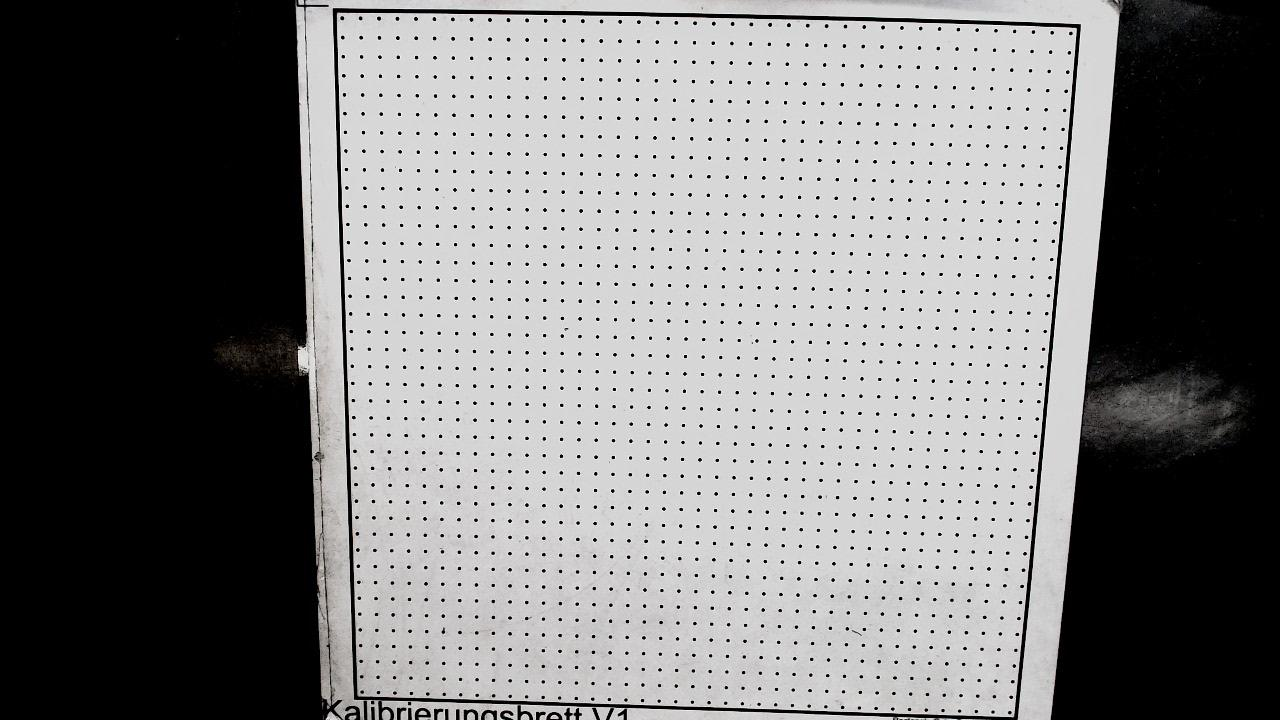
#> input picture predictor/ballchallenge/ObjectDetection/Images/exception_images/empty.jpeg, 1280 x 720 px
$ python -i object_detection.py   (imports and definitions only)
#> lines starting #> are read from the running program, lines starting #| are printed output that depends on the picture; after the words box and inside, x2 and y2 are one past the last pixel; in counts of white or black regions, pixels touching at a corner belong together
import logging

import cv2
import numpy as np

# [6 lines left out: function blur, not called in this run]

def morph(image:np.ndarray, kernelsize: tuple[int,int] = (7, 7), show_image:bool = False)->np.ndarray:
    kernel = cv2.getStructuringElement(cv2.MORPH_ELLIPSE, kernelsize)
    cleaned_image = cv2.morphologyEx(image, cv2.MORPH_CLOSE, kernel)
    if show_image:
        cv2.imshow("Cleaned Image", cleaned_image)
        cv2.waitKey(0)
    return cleaned_image

def edge_detection_adaptive_threshold(image:np.ndarray, block_size:int = 31, c:int = 10, show_image:bool = False)->np.ndarray:
    edges = cv2.adaptiveThreshold(image, 255, cv2.ADAPTIVE_THRESH_MEAN_C, cv2.THRESH_BINARY, block_size, c)
    if show_image:
        cv2.imshow("Edges Threshold", edges)
        cv2.waitKey(0)
    return edges

# [6 lines left out: function edge_detection_canny, not called in this run]

def check_contours(contours, area_min = 1000, area_max = 4000 ,image_to_show: np.ndarray =None , show_image: bool = False)->tuple[list[tuple[int, int]], list[float]]:
    # [7 lines left out: function draw_label, not called in this run]

    position = []
    areas = []
    for i, cnt in enumerate(contours):
        area = cv2.contourArea(cnt)

        logging.debug(f"Contour #{i}: Area: {area}")
        if area < area_min or area > area_max:
            continue  # Skip small noise

        M = cv2.moments(cnt)
        if M["m00"] == 0:
            continue

        cx = int(M["m10"] / M["m00"])
        cy = int(M["m01"] / M["m00"])
        logging.info(f"Contour #{i}: Area = {area:.2f}, Center = ({cx}, {cy})")
        if (cx, cy) not in position:
            position.append((cx, cy))
            areas.append(area)
        # Draw contour and center point
        if show_image:
            cv2.drawContours(image_to_show, [cnt], -1, (0, 255, 0), 2)
            cv2.circle(image_to_show, (cx, cy), 5, (255, 0, 0), -1)

            # Offset for labels
            offset_x = 10
            offset_y = -10

            # Draw labels with background to avoid overlap
            draw_label(image_to_show, f"#{i}", (cx + offset_x, cy + offset_y), bg_color=(0, 0, 255))
            #  draw_label(result, f"A:{int(area)}", (cx + offset_x, cy + offset_y + 20), bg_color=(0, 255, 255), color=(0, 0, 0))
            cv2.imshow("Object Detection", image_to_show)
            cv2.waitKey(0)
    return position, areas

# [24 lines left out: function find_lines, not called in this run]


def grayscale_object_detection(image:np.ndarray, morph_kernel=(7,7), adaptive_threshold_blocksize=31, adaptive_threshold_c=10, area_min=1000, area_max=4000 ,show_image: bool = False) -> tuple[int, int]:
    result = image.copy()
    morphed_image = morph(image, kernelsize=morph_kernel, show_image=show_image)
    edges = edge_detection_adaptive_threshold(morphed_image, block_size=adaptive_threshold_blocksize, c=adaptive_threshold_c, show_image=show_image)
    contours, _ = cv2.findContours(edges, cv2.RETR_TREE, cv2.CHAIN_APPROX_SIMPLE)
    if not contours:
        logging.info("No contours detected.")
        return (-1,-1)
    position, areas = check_contours(contours, area_min=area_min, area_max=area_max,image_to_show=result)
    if len(areas) > 0:
        max_area = 0
        max_area_index = 0
        for i, area in enumerate(areas):
            if area > max_area:
                max_area = area
                max_area_index = i
        return position[max_area_index]
    else:
        logging.info(f"No contours is in size {area_min}-{area_max}.")
        return (-1,-1)

# [36 lines left out: functions grayscale_line_detection, calculate_grayscale_diff, calculate_red_color_diff, min_max_normalise_grayscale_diff_pic, not called in this run]

>>> import cv2
>>> picture = cv2.imread('../../predictor/ballchallenge/ObjectDetection/Images/exception_images/empty.jpeg', cv2.IMREAD_GRAYSCALE)
#> picture: shape (720, 1280); min 0, max 255, mean 123.1
>>> result = grayscale_object_detection(picture)
#> in morph, `cleaned_image = cv2.morphologyEx(image, cv2.MORPH_CLOSE, kernel)`:
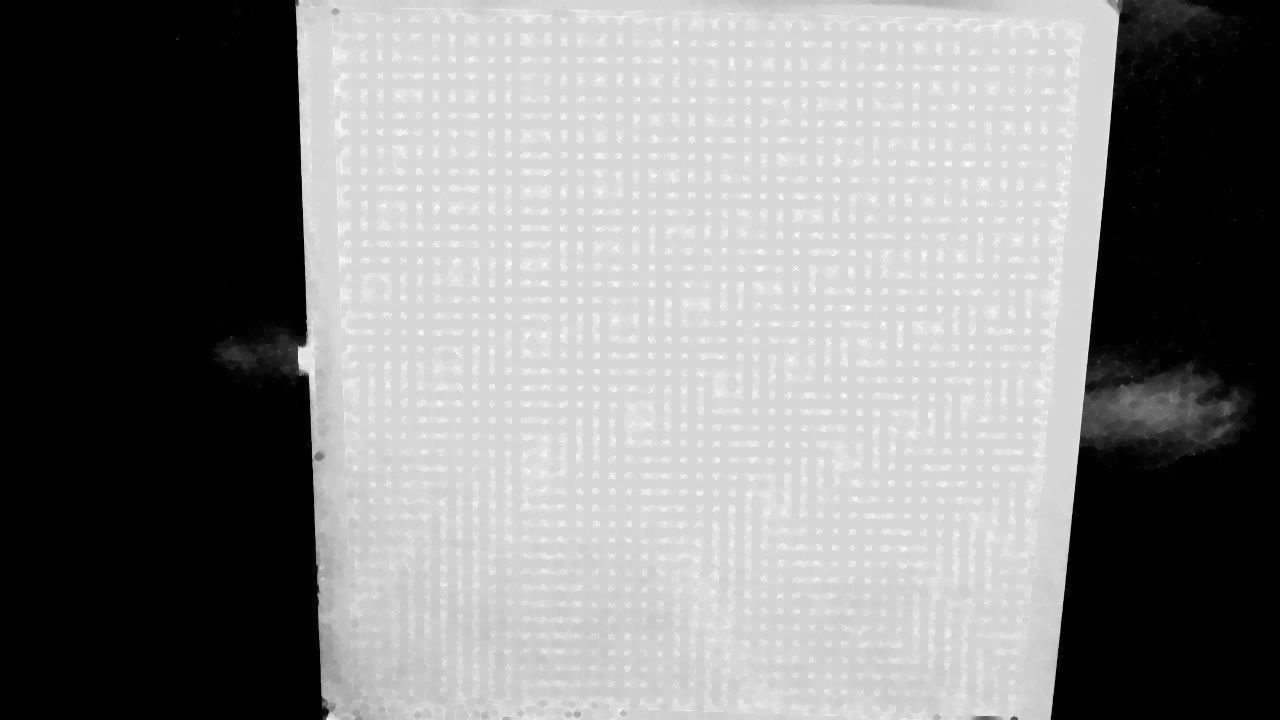
#> cleaned_image: shape (720, 1280); min 0, max 255, mean 132.3
#> in edge_detection_adaptive_threshold, `edges = cv2.adaptiveThreshold(image, 255, cv2.ADAPTIVE_THRESH_MEAN_C, ..`:
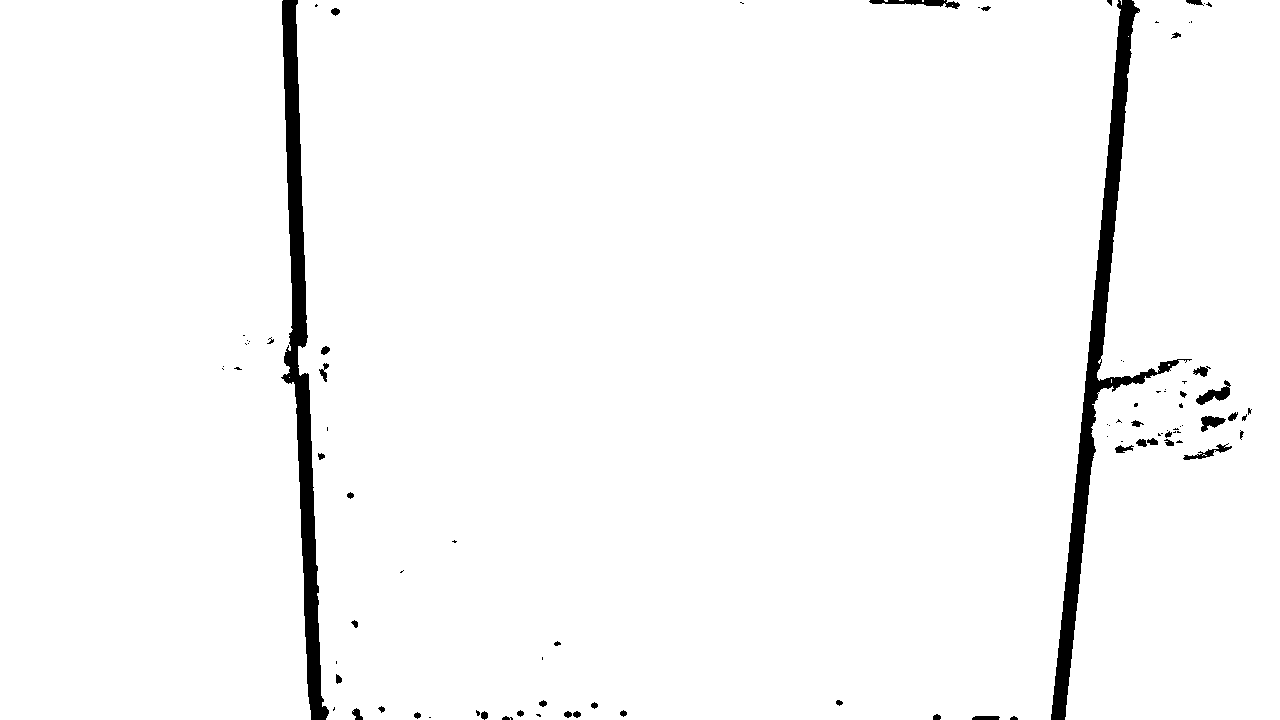
#> edges: shape (720, 1280); 97.4% white; 93 black regions (48 under 20 px)
#> in grayscale_object_detection, `contours, _ = cv2.findContours(edges, cv2.RETR_TREE, cv2.CHAIN_APPROX_..`: contours = 119 contours, 73 with area under 20; largest, box (x1, y1, x2, y2) and area: (296, 0, 1121, 720) 558428, (0, 0, 311, 720) 210808, (1065, 0, 1280, 720) 126903, (1195, 385, 1231, 406) 356, (1182, 443, 1233, 461) 292
#> the loop in check_contours, `for i, cnt in enumerate(contours):` made 119 passes
#> area on passes 6, 8, 10, 14, 16, 17, 18, 22, 25, 35, 37, 38: 126903, 113.5, 292.5, 20, 59, 76, 69, 28.5, 40, 64.5, 262, 29
#> after the loop in check_contours, `for i, cnt in enumerate(contours):`: areas = []
#> result = (-1, -1)
